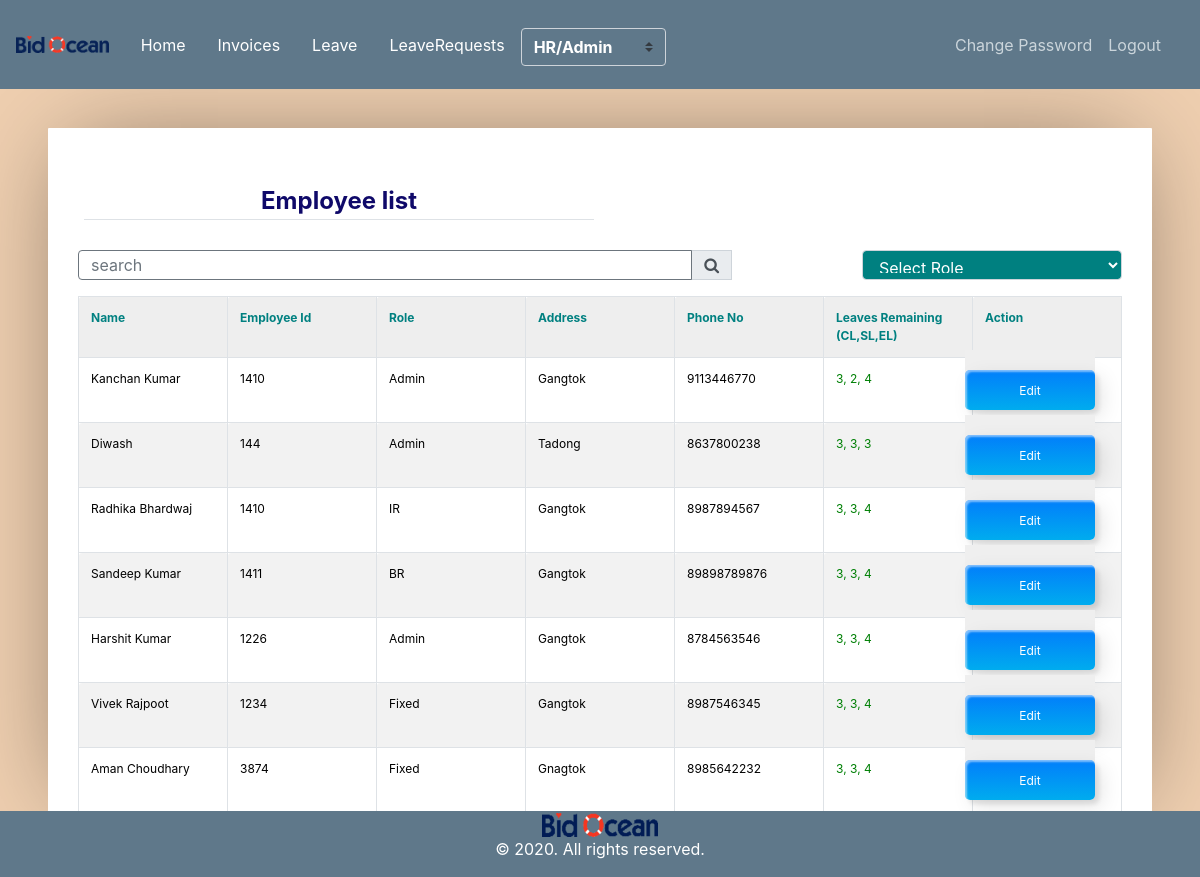
The page /employee-list/ (signed in) on the database its author committed.
### user_invoice/models.py (models this page shows, shortened)
class Employee(models.Model):
	id         = models.AutoField(primary_key=True)
	name       = models.CharField(max_length=300)
	role       = models.ForeignKey(Role,on_delete=models.CASCADE)
	salary     = models.CharField(max_length=300, null=True, blank=True)
	address    = models.CharField(max_length=300)
	emp_id     = models.CharField(max_length=300, null=True, blank=True)
	phone_no   = models.CharField(max_length=300)
	auth_tbl   = models.OneToOneField(Userdetail, on_delete=models.CASCADE)
	added_at   = models.DateTimeField(auto_now_add=True)
	is_manager = models.SmallIntegerField(default=0)
	report_to  = models.ForeignKey('self', on_delete=models.SET_NULL, null=True, blank=True, related_name='empreport_to')

class Role(models.Model):
    id         = models.AutoField(primary_key=True)
    name       = models.CharField(max_length=300)
    created_at = models.DateTimeField(auto_now_add=True)
    status     = models.SmallIntegerField(default=1)

### leave/models.py (models this page shows)
class LeaveBalance(models.Model):
	id           = models.AutoField(primary_key=True)
	casual_leave = models.CharField(max_length=200)
	earned_leave = models.CharField(max_length=200)
	sick_leave   = models.CharField(max_length=200)
	employee     = models.OneToOneField(Employee, on_delete=models.CASCADE, related_name='leave_bal')

### user_invoice/views.py (the view)
# urls.py: path('employee-list/',views.EmployeeDisplayView.as_view(),name='employee_list'),
class EmployeeDisplayView(AdminOrHRPanelMixin,TemplateView):
    template_name = 'user_invoice/employee_list.html'
    def get(self, request):
        employee_list    = Employee.objects.all()
        try:
            search     = request.GET['search']
        except:
            search     = None
        try:
            role     = request.GET['role']
        except:
            role     = None
        query_param = {}
        if search is not None and search is not "":
            search = search.strip()
            query_param['search'] = search
            employee_list = employee_list.filter(Q(name__icontains=search)|Q(address__icontains=search)|(Q(phone_no__icontains=search))|Q(emp_id__icontains=search))
        if role is not None and role is not "":
            query_param['role'] = role
            employee_list = employee_list.filter(role__pk__exact=role)
        roles            = Role.objects.all()
        paginator        = Paginator(employee_list,10)
        page             = request.GET.get('page')
        paginatedcontent = paginator.get_page(page)
        context = {
            'query_param' : query_param,
            'employees'   : paginatedcontent,
            'title'       : 'Employee list',
            'roles'       : roles,
            'role'        : Employee.objects.get(auth_tbl=self.request.user).role.name.lower()
        }
        return render(request, self.template_name, context)

### user_invoice/mixin.py (called while the page is built)
    def test_func(self):
        user     = self.request.user
        employee = Employee.objects.get(auth_tbl=user)
        return employee.role.name.lower() == 'admin' or employee.role.name.lower() == 'hr'

### user_invoice/templates/user_invoice/employee_list.html (shortened to what this page needs)
{% extends "user_invoice/base.html" %}
{% load crispy_forms_tags %}
{% block content %}
		<div class='container'>
		<table  width="100%">
			<tr>
				<td><legend class="border-bottom mb-4" style="color: rgb(15, 9, 105);text-align: center;"><b>Employee list</b> </legend></td>
				<td align="right"></td>
			</tr>
		</table>
		<form>
			<table >
				<tr>
						<link rel="stylesheet" href="https://stackpath.bootstrapcdn.com/font-awesome/4.7.0/css/font-awesome.min.css">
					<div class="form-group w-30" >
						<div class="input-group mb-3">
							<input type="text" name="search" style="width: 30px;height: 30px;" class="form-control border-secondary py-2" value="{{request.GET.search}}" placeholder="search">
							<div class="input-group-append">
							 <button class="input-group-text" style="height: 30px;" type="submit" name="submitbtn" value="Search"><i class="fa fa-search"></i>
							</div>
							<div id="styled-select">
								<select   class="form-control"style="width:260px; height:30px;color:white;background-color:teal;margin-left:130px" name="role"  onchange="this.form.submit()">
									<option value="" style="color: white;"><b> Select Role </b></option>
								</select>
							</div>
					</div>
				</div>
				</tr>
			</table>
		</form>
		<table cellpadding="0" cellspacing="0" border="0" class="table table-bordered table-striped  display" width="100%">
			<tr>
				<th style="color: teal;"><b>Name</b>  </th>
				<th style="color: teal;"><b>Employee Id</b></th>
				<th style="color: teal;"><b>Role</b></th>
				<th style="color: teal;"><b> Address</b></th>
				<th style="color: teal;"><b> Phone No</b></th>
				<th style="color: teal;"><b> Leaves Remaining (CL,SL,EL)</b></th>
				<th style="color: teal;"><b> Action</b></th>
			</tr>
			{% for employee in employees %}
				<tr>
					<td style="color: rgb(0, 0, 0);">{{employee.name}}</td>
					<td style="color: rgb(0, 0, 0);">{{employee.emp_id}}</td>
					<td style="color: rgb(0, 0, 0);">{{employee.role.name}}</td>
					<td style="color: rgb(0, 0, 0);;">{{employee.address}}</td>
					<td style="color: rgb(0, 0, 0);;">{{employee.phone_no}}</td>
					<td style="color: rgb(0, 128, 6);">{{employee.leave_bal.casual_leave}}, {{employee.leave_bal.sick_leave}}, {{employee.leave_bal.earned_leave}}</td>
					<td style="color: rgb(0, 0, 0);;"><a href="{% url 'employee_edit' employee.pk %}"><button class="custom-btn btn-12"><span>Click!</span><span>Edit</span></button></a></td>
				</tr>
			{% endfor %}
		</table>
		</div>
{% endblock content %}

### user_invoice/static/user_invoice/main.css (style rules this page uses)
body { background: #fafafa; color: #333333; margin-top: 5rem; }

### user_invoice/templates/user_invoice/base.html (style rules this page uses)
a { color: white; }

### user_invoice/templates/user_invoice/employee_list.html (style rules this page uses)
* { border: 0; color: inherit; font-family: inherit; font-size: inherit; font-style: inherit; font-weight: inherit; line-height: inherit; list-style: none; margin: 0; padding: 0; text-decoration: none; vertical-align: top; }
table { font-size: 75%; table-layout: fixed; width: 100%; }
table { border-collapse: collapse; border-spacing: 2px; }
th, td { border-width: 0px; padding: 0.5em; position: relative; }
th, td { border-radius: 0.25em; border-style: solid; }
th { background: #EEE; border-color: #BBB; }
td { border-color: #DDD; }
html { font: 16px/1 'Open Sans', sans-serif; overflow: auto; padding: 0.5in; }
html { background: #EFCFB0; cursor: default; }
body { background: #FFF; border-radius: 1px; box-shadow: 0 0 1in -0.25in rgba(0, 0, 0, 0.5); }
.btn-12 { position: relative; right: 20px; bottom: 20px; border:none; box-shadow: none; width: 130px; height: 40px; line-height: 42px; -webkit-perspective: 230px; perspective: 230px; }
.btn-12 span { background: rgb(0,172,238); background: linear-gradient(0deg, rgba(0,172,238,1) 0%, rgba(2,126,251,1) 100%); display: block; position: absolute; width: 130px; height: 40px; box-shadow:inset 2px 2px 2px 0px rgba(255,255,255,.5), 7px 7px 20px 0px rgba(0,0,0,.1), 4px 4px 5px 0px rgba(0,0,0,.1); border-radius: 5px; margin:0; text-align: center; -webkit-box-sizing: border-box; -moz-box-sizing: border-box; box-sizing: border-box; -webkit-transition: all .3s; transition: all .3s; }
.btn-12 span:nth-child(2) { -webkit-transform: rotateX(0deg); -moz-transform: rotateX(0deg); transform: rotateX(0deg); -webkit-transform-origin: 50% 50% -20px; -moz-transform-origin: 50% 50% -20px; transform-origin: 50% 50% -20px; }

### rows shown on the page
Employee: name "Kanchan Kumar", emp_id "1410", role.name "Admin", address "Gangtok", phone_no "9113446770", leave_bal.casual_leave "3", leave_bal.sick_leave "2", leave_bal.earned_leave "4"
Employee: name "Diwash", emp_id "144", role.name "Admin", address "Tadong", phone_no "8637800238", leave_bal.casual_leave "3", leave_bal.sick_leave "3", leave_bal.earned_leave "3"
Employee: name "Radhika Bhardwaj", emp_id "1410", role.name "IR", address "Gangtok", phone_no "8987894567", leave_bal.casual_leave "3", leave_bal.sick_leave "3", leave_bal.earned_leave "4"
Employee: name "Sandeep Kumar", emp_id "1411", role.name "BR", address "Gangtok", phone_no "89898789876", leave_bal.casual_leave "3", leave_bal.sick_leave "3", leave_bal.earned_leave "4"
Employee: name "Harshit Kumar", emp_id "1226", role.name "Admin", address "Gangtok", phone_no "8784563546", leave_bal.casual_leave "3", leave_bal.sick_leave "3", leave_bal.earned_leave "4"
Employee: name "Vivek Rajpoot", emp_id "1234", role.name "Fixed", address "Gangtok", phone_no "8987546345", leave_bal.casual_leave "3", leave_bal.sick_leave "3", leave_bal.earned_leave "4"
Employee: name "Aman Choudhary", emp_id "3874", role.name "Fixed", address "Gnagtok", phone_no "8985642232", leave_bal.casual_leave "3", leave_bal.sick_leave "3", leave_bal.earned_leave "4"
